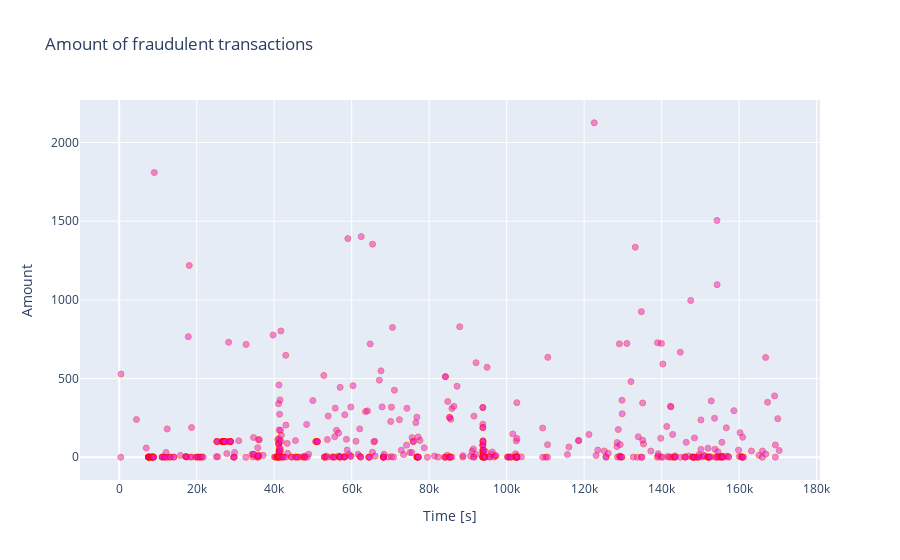

This figure's notebook cell:
### Code cell
fraud = credit.loc[credit['Class'] == 1]

trace = go.Scatter(
    x = fraud['Time'],y = fraud['Amount'],
    name="Amount",
     marker=dict(
                color='rgb(238,23,211)',
                line=dict(
                    color='red',
                    width=1),
                opacity=0.5,
            ),
    text= fraud['Amount'],
    mode = "markers"
)
data = [trace]
layout = dict(title = 'Amount of fraudulent transactions',
          xaxis = dict(title = 'Time [s]', showticklabels=True), 
          yaxis = dict(title = 'Amount'),
          hovermode='closest'
         )
fig = dict(data=data, layout=layout)
iplot(fig, filename='fraud-amount')

### Figure 1 — Plotly figure (JSON) as saved in the notebook; plotly's stock layout.template omitted (floating-point values rounded to 4 significant figures; data arrays with more than 128 entries replaced by an {"elided": "..."} marker saying what was removed)
{"data": [{"marker": {"color": "rgb(238,23,211)", "line": {"color": "red", "width": 1}, "opacity": 0.5}, "mode": "markers", "name": "Amount", "text": {"elided": "492 float values"}, "type": "scatter", "x": {"elided": "492 int values"}, "y": {"elided": "492 float values"}}], "layout": {"hovermode": "closest", "title": {"text": "Amount of fraudulent transactions"}, "xaxis": {"showticklabels": true, "title": {"text": "Time [s]"}}, "yaxis": {"title": {"text": "Amount"}}}}
